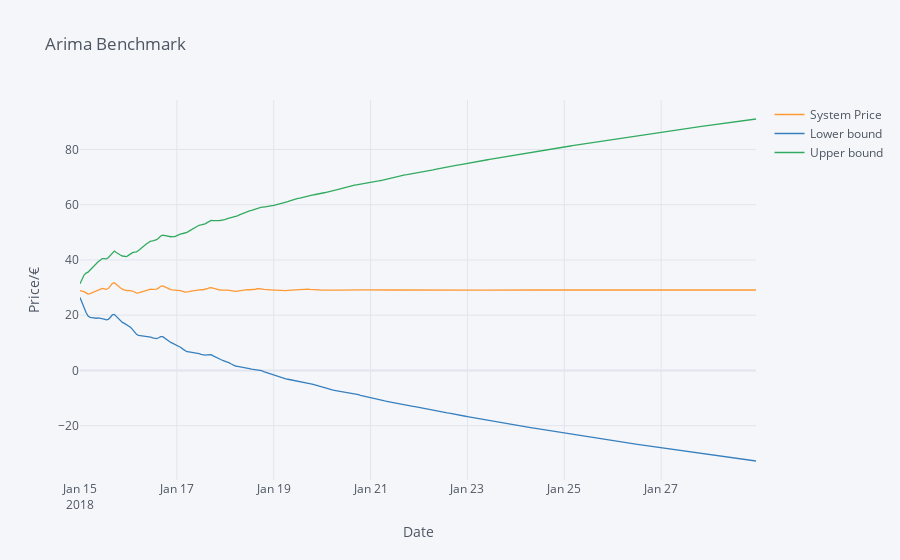

Write notebook code for a chart like this one.
### Code cell
# Load model
filepath = os.getcwd()
filepath = filepath[:filepath.index("src")]
arima_tuple = load_pickle(filepath + "src\\results\\validation\\2018-01-15_2018-01-28\\arima_1.pkl")
arima_forecasts = arima_tuple[3]
arima_model = arima_tuple[2]
print(arima_model.model.summary())
arima_forecasts.iplot(
    mode='lines',
    opacity=0.8,
    size=8,
    symbol=1,
    xTitle='Date',
    yTitle='Price/€',
    title='Arima Benchmark'
)

### Figure 1 — Plotly figure (JSON) as saved in the notebook; plotly's stock layout.template omitted (floating-point values rounded to 4 significant figures; data arrays with more than 128 entries replaced by an {"elided": "..."} marker saying what was removed)
{"data": [{"line": {"color": "rgba(255, 153, 51, 1.0)", "dash": "solid", "shape": "linear", "width": 1.3}, "mode": "lines", "name": "System Price", "text": "", "type": "scatter", "x": {"elided": "336 str values"}, "y": {"elided": "336 float values"}}, {"line": {"color": "rgba(55, 128, 191, 1.0)", "dash": "solid", "shape": "linear", "width": 1.3}, "mode": "lines", "name": "Lower bound", "text": "", "type": "scatter", "x": {"elided": "336 str values"}, "y": {"elided": "336 float values"}}, {"line": {"color": "rgba(50, 171, 96, 1.0)", "dash": "solid", "shape": "linear", "width": 1.3}, "mode": "lines", "name": "Upper bound", "text": "", "type": "scatter", "x": {"elided": "336 str values"}, "y": {"elided": "336 float values"}}], "layout": {"legend": {"bgcolor": "#F5F6F9", "font": {"color": "#4D5663"}}, "paper_bgcolor": "#F5F6F9", "plot_bgcolor": "#F5F6F9", "title": {"font": {"color": "#4D5663"}, "text": "Arima Benchmark"}, "xaxis": {"gridcolor": "#E1E5ED", "showgrid": true, "tickfont": {"color": "#4D5663"}, "title": {"font": {"color": "#4D5663"}, "text": "Date"}, "zerolinecolor": "#E1E5ED"}, "yaxis": {"gridcolor": "#E1E5ED", "showgrid": true, "tickfont": {"color": "#4D5663"}, "title": {"font": {"color": "#4D5663"}, "text": "Price/€"}, "zerolinecolor": "#E1E5ED"}}}
